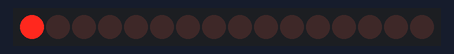
Simulated run of this sketch. Board: Arduino Uno, built with avr-gcc and run on an emulated ATmega328P. Parts: 16 port-expander outputs drawn as a row of LEDs (first output left, lit = HIGH). Wiring (inferred from the names in the program): PCF8575 port expander at I2C address 0x20. Wiring (inferred from the signals the program sends): row of LEDs: on Q0, Q1, Q2, Q3, Q4, Q5, Q6, Q7, Q8, Q9, Q10, Q11, Q12, Q13, Q14, Q15.

Above: at 1.87 s.
At 2.47 s:
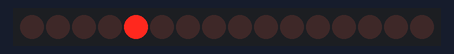
At 2.92 s:
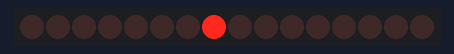
At 4.13 s:
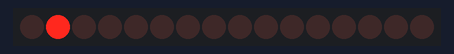
At 5.33 s:
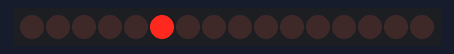
At 6.53 s:
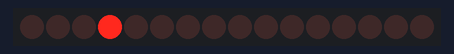
Timing chart, 0 to 6.8 s (numbered marks = the images above):
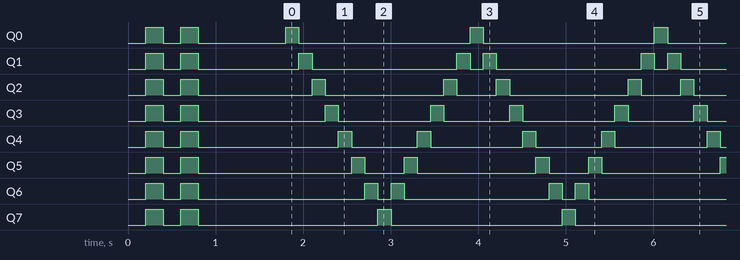

The sketch:

PF575_I2C_8LED_BLINK.ino
```cpp
#include <Wire.h>

/**
 *  Arduino PF575/PCF8575 I2C I/O port exapander LED blink example
 *
 *  Setup:
 *
 *  1. Connect A0, A1 and A2 to GND to set the address to 0x20.
 *  2. Connect SDL and SCL to the Arduino's I2C bus.
 *  3. Connect a LED to the P0 port of the I2C exapander.
 *     In my setup I am using a PNP Transistor connected to 5V unsing
 *     an resistor, the LED and the Arduino to make sure the LED gets
 *     a current from Vcc and not from the I2C exapander port.
 *
 *  This code is trying to explain how it works as simple as possible.
 *  More detailed examples are found on the web. Search for pcf8575 and
 *  you will find what you want.
*/

// Set I2C address
int address = 0x20;

void setup(){
  Wire.begin();
  pf575_write(word(B11111111,B11111111));
  delay(200);
  pf575_write(word(B00000000,B11111111));
  delay(200);
  pf575_write(word(B11111111,B11111111));
  delay(200);
  pf575_write(word(B00000000,B11111111));
  delay(200);
  pf575_write(word(B11111111,B11111111));
  delay(1000);
}

void loop(){
  int dTime = 150;
  pf575_write(word(B11111110,B11111111));
  delay(dTime);
  pf575_write(word(B11111101,B11111111));
  delay(dTime);
  pf575_write(word(B11111011,B11111111));
  delay(dTime);
  pf575_write(word(B11110111,B11111111));
  delay(dTime);
  pf575_write(word(B11101111,B11111111));
  delay(dTime);
  pf575_write(word(B11011111,B11111111));
  delay(dTime);
  pf575_write(word(B10111111,B11111111));
  delay(dTime);
  pf575_write(word(B01111111,B11111111));
  delay(dTime);
  pf575_write(word(B10111111,B11111111));
  delay(dTime);
  pf575_write(word(B11011111,B11111111));
  delay(dTime);
  pf575_write(word(B11101111,B11111111));
  delay(dTime);
  pf575_write(word(B11110111,B11111111));
  delay(dTime);
  pf575_write(word(B11111011,B11111111));
  delay(dTime);
  pf575_write(word(B11111101,B11111111));
  delay(dTime);
}

// Function for writing two Bytes to the I2C expander device
void pf575_write(uint16_t data) {
  Wire.beginTransmission(address);
  Wire.write(highByte(data));
  Wire.write(lowByte(data));
  Wire.endTransmission();
}
```

Measured:
- by itself, Q0: goes LOW 0.20 s, HIGH 0.20 s, LOW 1.0 s, 18 × (HIGH 0.15 s, LOW 2.0 s), HIGH 0.15 s, then LOW
- by itself, Q1: HIGH → LOW at 0.40 s, → HIGH 0.20 s later, → LOW 0.20 s later, → HIGH 1.2 s later, … (77 changes in this stretch)
- by itself, Q2: HIGH → LOW at 0.40 s, → HIGH 0.20 s later, → LOW 0.20 s later, → HIGH 1.3 s later, … (76 changes in this stretch)
- by itself, Q3: HIGH → LOW at 0.40 s, → HIGH 0.20 s later, → LOW 0.20 s later, → HIGH 1.5 s later, … (75 changes in this stretch)
- by itself, Q4: moves between LOW and HIGH, repeating every 18.9 s
- by itself, Q5: moves between LOW and HIGH, repeating every 14.7 s
- by itself, Q6: moves between LOW and HIGH, repeating every 8.4 s
- by itself, Q7: goes LOW 0.20 s, HIGH 0.20 s, 18 × (LOW 2.1 s, HIGH 0.15 s), then LOW
